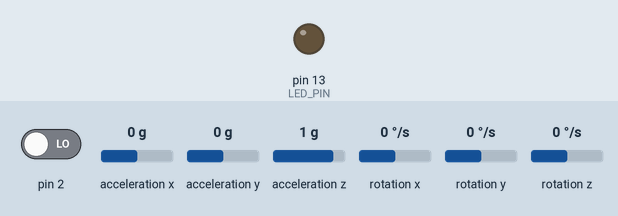
Simulated run of this sketch. Board: Arduino Uno, built with avr-gcc and run on an emulated ATmega328P. Parts: output pins drawn as LEDs (lit = HIGH). Inputs (shaded band) come from the test bench; at power-on: pin 2 LOW, acceleration x 0 g, acceleration y 0 g, acceleration z 1 g, rotation x 0 °/s, rotation y 0 °/s, rotation z 0 °/s. The sensor or clock chip raises its interrupt line as the real part does; what the sketch prints to the serial monitor is not drawn.

Above: at 0.1 s.
At 0.7 s:
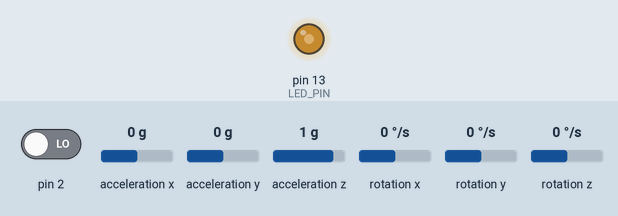
Timing chart, 0 to 2.2 s (numbered marks = the images above):
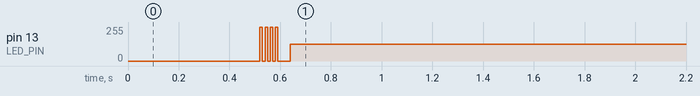

The sketch:

IMU_MPU6050_Serial.ino
```cpp
// PROGRM MPU6050: Adrián Ricárdez Ortigosa
float angulo_z = 0.0;

// ======================================================================
// I2Cdev and MPU6050 must be installed as libraries, or else the .cpp/.h files
// for both classes must be in the include path of your project
#include "I2Cdev.h"
#include "MPU6050_6Axis_MotionApps20.h"
#include "MPU6050.h"

// Arduino Wire library   is required if I2Cdev I2CDEV_ARDUINO_WIRE implementation
// is used in I2Cdev.h
#if I2CDEV_IMPLEMENTATION == I2CDEV_ARDUINO_WIRE
    #include "Wire.h"
#endif

// class default I2C address is 0x68
MPU6050 mpu(0x68);

// uncomment "OUTPUT_READABLE_YAWPITCHROLL" if you want to see the yaw/
// pitch/roll angles (in degrees) calculated from the quaternions coming
// from the FIFO.
#define OUTPUT_READABLE_YAWPITCHROLL

#define LED_PIN 13
bool blinkState = false;

// ================================ VARIABLES GLOBALES ==================================================
bool dmpReady = false;  // set true if DMP init was successful
uint8_t mpuIntStatus;   // holds actual interrupt status byte from MPU
uint8_t devStatus;      // return status after each device operation (0 = success, !0 = error)
uint16_t packetSize;    // expected DMP packet size (default is 42 bytes)
uint16_t fifoCount;     // count of all bytes currently in FIFO
uint8_t fifoBuffer[64]; // FIFO storage buffer

// orientation/motion vars
Quaternion q;           // [w, x, y, z]         quaternion container
VectorInt16 aa;         // [x, y, z]            accel sensor measurements
VectorInt16 aaReal;     // [x, y, z]            gravity-free accel sensor measurements
VectorInt16 aaWorld;    // [x, y, z]            world-frame accel sensor measurements
VectorFloat gravity;    // [x, y, z]            gravity vector
float euler[3];         // [psi, theta, phi]    Euler angle container
float ypr[3];           // [yaw, pitch, roll]   yaw/pitch/roll container and gravity vector

// packet structure for InvenSense teapot demo
uint8_t teapotPacket[14] = { '$', 0x02, 0,0, 0,0, 0,0, 0,0, 0x00, 0x00, '\r', '\n' };

// ===================================== INTERRUPCIÓN =========================================

volatile bool mpuInterrupt = false;     // indicates whether MPU interrupt pin has gone high
void dmpDataReady() {
    mpuInterrupt = true;
}

// ======================================= VOID SETUP ===========================================
void setup() {
    // join I2C bus (I2Cdev library doesn't do this automatically)
    #if I2CDEV_IMPLEMENTATION == I2CDEV_ARDUINO_WIRE
        Wire.begin();
        TWBR = 24; // 400kHz I2C clock (200kHz if CPU is 8MHz)
    #elif I2CDEV_IMPLEMENTATION == I2CDEV_BUILTIN_FASTWIRE
        Fastwire::setup(400, true);
    #endif

    Serial.begin(115200);

    while (!Serial); // wait for Leonardo enumeration, others continue immediately

    mpu.initialize();   // Inicialización del MPU

    // load and configure the DMP
    //Serial.println(F("Initializing DMP..."));
    devStatus = mpu.dmpInitialize();

    // Offsets
    mpu.setXGyroOffset(220);
    mpu.setYGyroOffset(76);
    mpu.setZGyroOffset(-85);
    mpu.setZAccelOffset(1788); // 1688 default de fábrica

    // make sure it worked (returns 0 if so)
    if (devStatus == 0) {
        // turn on the DMP, now that it's ready
        //Serial.println(F("Enabling DMP..."));
        mpu.setDMPEnabled(true);

        // enable Arduino interrupt detection
        //Serial.println(F("Enabling interrupt detection (Arduino external interrupt 0)..."));
        attachInterrupt(0, dmpDataReady, RISING);
        mpuIntStatus = mpu.getIntStatus();

        // set our DMP Ready flag so the main loop() function knows it's okay to use it
        //Serial.println(F("DMP ready! Waiting for first interrupt..."));
        dmpReady = true;

        // get expected DMP packet size for later comparison
        packetSize = mpu.dmpGetFIFOPacketSize();
    } else {
        // ERROR!
        // 1 = initial memory load failed
        // 2 = DMP configuration updates failed
        // (if it's going to break, usually the code will be 1)
        //Serial.print(F("DMP Initialization failed (code "));
        //Serial.print(devStatus);
        //Serial.println(F(")"));
    }
    pinMode(LED_PIN, OUTPUT);
}

// ====================================== VOID LOOP =============================================

void loop() {
  // if programming failed, don't try to do anything
  if (!dmpReady) return;  //*DESCOMENTAR*

  // wait for MPU interrupt or extra packet(s) available
  while (!mpuInterrupt && fifoCount < packetSize){}

  // reset interrupt flag and get INT_STATUS byte
  mpuInterrupt = false;
  mpuIntStatus = mpu.getIntStatus();

  // get current FIFO count
  fifoCount = mpu.getFIFOCount();

  // check for overflow (this should never happen unless our code is too inefficient)
  if ((mpuIntStatus & 0x10) || fifoCount == 1024) {
      // reset so we can continue cleanly
      mpu.resetFIFO();
      //Serial.println(F("FIFO overflow!"));

  // otherwise, check for DMP data ready interrupt (this should happen frequently)
  } else if(mpuIntStatus & 0x02) {
      // wait for correct available data length, should be a VERY short wait
      while (fifoCount < packetSize) fifoCount = mpu.getFIFOCount();
      // read a packet from FIFO
      mpu.getFIFOBytes(fifoBuffer, packetSize);
  }
      // track FIFO count here in case there is > 1 packet available
     // (this lets us immediately read more without waiting for an interrupt)
      fifoCount -= packetSize;

    #ifdef OUTPUT_READABLE_YAWPITCHROLL
        // display Euler angles in degrees
        mpu.dmpGetQuaternion(&q, fifoBuffer);
        mpu.dmpGetGravity(&gravity, &q);
        mpu.dmpGetYawPitchRoll(ypr, &q, &gravity);
        angulo_z= ypr[0] * 180/M_PI;        //  ypr[0] es en z

        if( angulo_z < 0 )
          angulo_z= 360+angulo_z;

        angulo_z = 360 - angulo_z;
        Serial.println(angulo_z,3);
    #endif

    // blink LED to indicate activity
    blinkState = !blinkState;
    digitalWrite(LED_PIN, blinkState);
}
```
